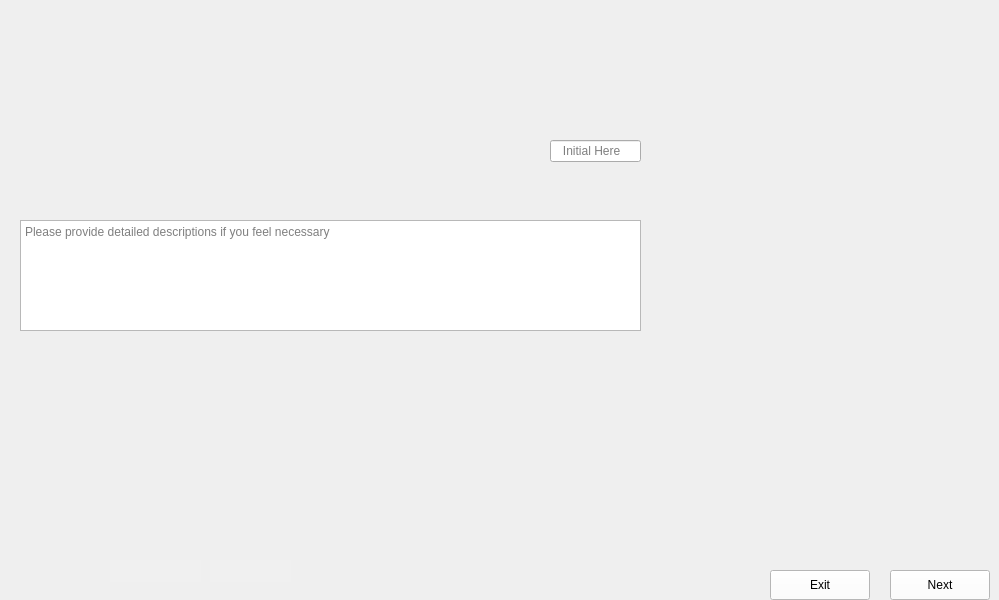
      <widget class="QWidget" name="Fill_First_Pillars_1">
       <property name="maximumSize">
        <size>
         <width>1024</width>
         <height>600</height>
        </size>
       </property>
       <property name="styleSheet">
        <string notr="true">border-image: url(:/images/images/Fill_First_Pillars_1.png);</string>
       </property>
       <widget class="QLineEdit" name="Fill_First_Pillars_1_Data">
        <property name="geometry">
         <rect>
          <x>550</x>
          <y>140</y>
          <width>91</width>
          <height>22</height>
         </rect>
        </property>
        <property name="styleSheet">
         <string notr="true">border-image:None;</string>
        </property>
        <property name="placeholderText">
         <string>   Initial Here</string>
        </property>
       </widget>
       <widget class="QTextEdit" name="Fill_First_Pillars_1_Comments">
        <property name="geometry">
         <rect>
          <x>20</x>
          <y>220</y>
          <width>621</width>
          <height>111</height>
         </rect>
        </property>
        <property name="styleSheet">
         <string notr="true">border-image:None;</string>
        </property>
        <property name="placeholderText">
         <string>Please provide detailed descriptions if you feel necessary </string>
        </property>
       </widget>
       <widget class="QLineEdit" name="Fill_First_Pillars_1_Dates">
        <property name="geometry">
         <rect>
          <x>110</x>
          <y>560</y>
          <width>91</width>
          <height>22</height>
         </rect>
        </property>
        <property name="styleSheet">
         <string notr="true">QLineEdit{
background-color: rgb(240, 240, 240);
border: none;
border-image:None;
}</string>
        </property>
       </widget>
       <widget class="QLineEdit" name="Fill_First_Pillars_1_Initials">
        <property name="geometry">
         <rect>
          <x>210</x>
          <y>560</y>
          <width>81</width>
          <height>22</height>
         </rect>
        </property>
        <property name="styleSheet">
         <string notr="true">QLineEdit{
background-color: rgb(240, 240, 240);
border: none;
border-image:None;
}</string>
        </property>
       </widget>
       <widget class="QPushButton" name="Fill_First_Pillars_1_Next">
        <property name="geometry">
         <rect>
          <x>890</x>
          <y>570</y>
          <width>100</width>
          <height>30</height>
         </rect>
        </property>
        <property name="styleSheet">
         <string notr="true">QPushButton{
background-color: rgb(255, 255, 255);
height: 35px;
border-image:None;
}
QPushButton::hover{
background-color: rgb(0, 0, 255);
}
QPushButton:pressed{
padding-top:7px;
padding-top:7px;
}</string>
        </property>
        <property name="text">
         <string>Next</string>
        </property>
       </widget>
       <widget class="QPushButton" name="Fill_First_Pillars_1_Back">
        <property name="geometry">
         <rect>
          <x>770</x>
          <y>570</y>
          <width>100</width>
          <height>30</height>
         </rect>
        </property>
        <property name="styleSheet">
         <string notr="true">QPushButton{
background-color: rgb(255, 255, 255);
height: 35px;
border-image:None;
}
QPushButton::hover{
background-color: rgb(0, 0, 255);
}
QPushButton:pressed{
padding-top:7px;
padding-top:7px;
}</string>
        </property>
        <property name="text">
         <string>Exit</string>
        </property>
       </widget>
      </widget>
